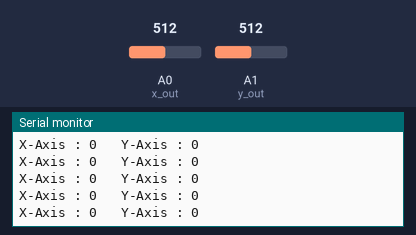
A sketch run on a simulated Arduino Uno, built with avr-gcc and run on an emulated ATmega328P. Parts: the last lines printed to the serial monitor. The inputs (shaded band) are chosen by the test bench; at power-on: A0 (x_out) = 512, A1 (y_out) = 512. No radio packets arrive unless stated.

Above: at 1.2 s.
1.3 s: A0 (x_out) set to 526
At 2.4 s:
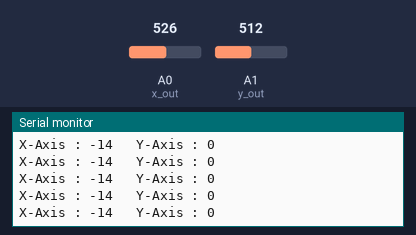
4.3 s: A1 (y_out) set to 494
At 5.2 s:
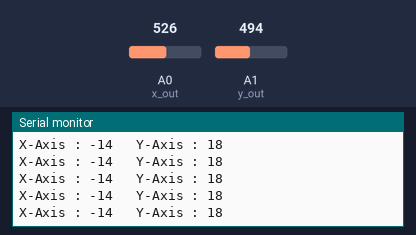

Measured:
- after the input at 1.3 s, the serial monitor: prints a new line after 0.07 s (image 1)
- after the input at 4.3 s, the serial monitor: prints a new line after 0.07 s (image 2)

The sketch:

TRANSMITTER_CODE.ino
```cpp
#include <SPI.h>
#include <nRF24L01.h>
#include <RF24.h>

#define x_out A0
#define y_out A1
RF24 radio(10,9);
int xbase_arr[42];
int ybase_arr[42];
int xbase = 0;
int ybase = 0;
const byte address[6] = "00001";
struct data{
  int xAxis;
  int yAxis;

};
data send_data;

void setup() {
  Serial.begin(9600);
  radio.begin();
  radio.openWritingPipe(address);
  radio.setPALevel(RF24_PA_MIN);
  radio.setDataRate(RF24_250KBPS);
  radio.stopListening();
  int i = 0;
  while (i < 42)
  {
    xbase_arr[i] = analogRead(x_out);
    ybase_arr[i] = analogRead(y_out);
    i++;
  }

  int n_x = sizeof(xbase_arr) / sizeof(xbase_arr[0]);
  int n_y = sizeof(ybase_arr) / sizeof(ybase_arr[0]);
  xbase = average(xbase_arr, n_x);
  ybase = average(xbase_arr, n_y);
  Serial.print("Xbase : ");
  Serial.print(xbase);
  Serial.print("   Ybase : ");
  Serial.println(ybase);
}

void loop() {
  send_data.xAxis = xbase - analogRead(x_out);
  send_data.yAxis = ybase - analogRead(y_out);
  radio.write(&send_data, sizeof(data));
  Serial.print("X-Axis : ");
  Serial.print(send_data.xAxis);
  Serial.print("   Y-Axis : ");
  Serial.println(send_data.yAxis);
}

int average(int a[], int n)
{
    int sum = 0;
    for (int i = 0; i < n; i++)
        sum += a[i];

    return sum / n;
}
```
